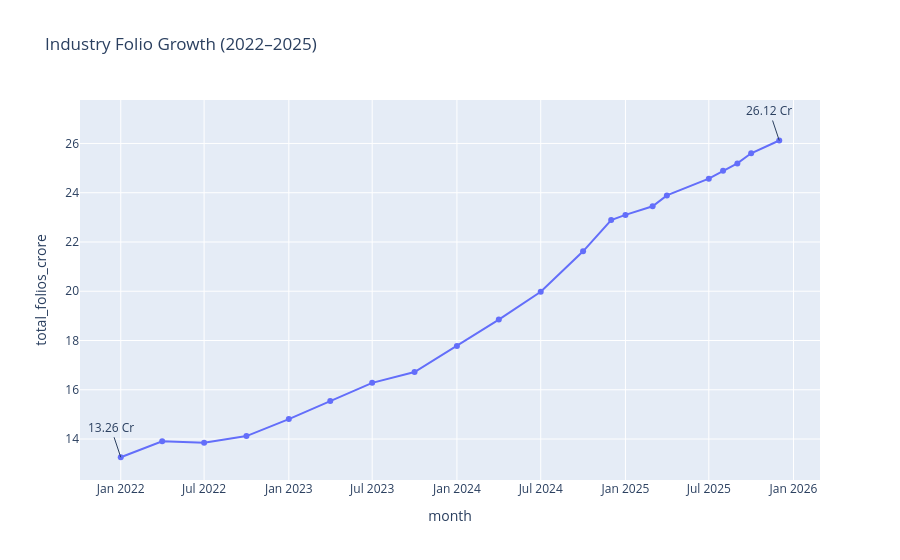

The code cell stored with this chart in its notebook:
### Code cell
import plotly.express as px

fig = px.line(
    folio,
    x="month",
    y="total_folios_crore",
    title="Industry Folio Growth (2022–2025)",
    markers=True
)

fig.add_annotation(
    x="2022-01-01",
    y=13.26,
    text="13.26 Cr",
    showarrow=True
)

fig.add_annotation(
    x="2025-12-01",
    y=26.12,
    text="26.12 Cr",
    showarrow=True
)

fig.show()
fig.write_image(
    "../charts/Figure_4_Folio_Growth.png"
)

### Figure 1 — Plotly figure (JSON) as saved in the notebook; plotly's stock layout.template omitted (floating-point values rounded to 4 significant figures)
{"data": [{"hovertemplate": "month=%{x}<br>total_folios_crore=%{y}<extra></extra>", "legendgroup": "", "line": {"color": "#636efa", "dash": "solid"}, "marker": {"symbol": "circle"}, "mode": "lines+markers", "name": "", "orientation": "v", "showlegend": false, "type": "scatter", "x": ["2022-01-01T00:00:00", "2022-04-01T00:00:00", "2022-07-01T00:00:00", "2022-10-01T00:00:00", "2023-01-01T00:00:00", "2023-04-01T00:00:00", "2023-07-01T00:00:00", "2023-10-01T00:00:00", "2024-01-01T00:00:00", "2024-04-01T00:00:00", "2024-07-01T00:00:00", "2024-10-01T00:00:00", "2024-12-01T00:00:00", "2025-01-01T00:00:00", "2025-03-01T00:00:00", "2025-04-01T00:00:00", "2025-07-01T00:00:00", "2025-08-01T00:00:00", "2025-09-01T00:00:00", "2025-10-01T00:00:00", "2025-12-01T00:00:00"], "xaxis": "x", "y": [13.26, 13.91, 13.85, 14.12, 14.81, 15.54, 16.28, 16.72, 17.78, 18.85, 19.98, 21.62, 22.89, 23.1, 23.45, 23.89, 24.57, 24.89, 25.19, 25.6, 26.12], "yaxis": "y"}], "layout": {"annotations": [{"showarrow": true, "text": "13.26 Cr", "x": "2022-01-01", "y": 13.26}, {"showarrow": true, "text": "26.12 Cr", "x": "2025-12-01", "y": 26.12}], "legend": {"tracegroupgap": 0}, "title": {"text": "Industry Folio Growth (2022–2025)"}, "xaxis": {"anchor": "y", "domain": [0, 1], "title": {"text": "month"}}, "yaxis": {"anchor": "x", "domain": [0, 1], "title": {"text": "total_folios_crore"}}}}
